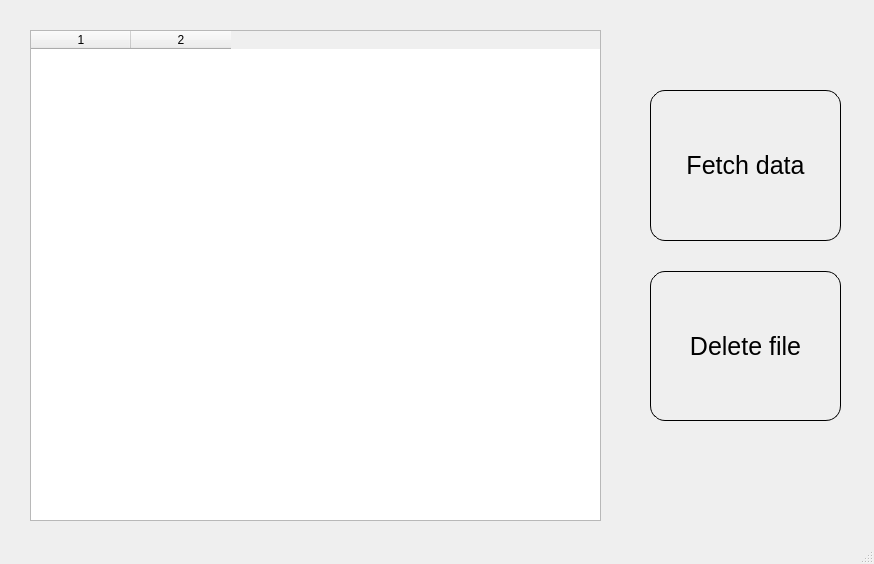
<?xml version="1.0" encoding="UTF-8"?>
<ui version="4.0">
 <class>File_Browser</class>
 <widget class="QMainWindow" name="File_Browser">
  <property name="geometry">
   <rect>
    <x>0</x>
    <y>0</y>
    <width>874</width>
    <height>564</height>
   </rect>
  </property>
  <property name="windowTitle">
   <string>File Browser</string>
  </property>
  <widget class="QWidget" name="centralwidget">
   <widget class="QTableWidget" name="tableWidget">
    <property name="geometry">
     <rect>
      <x>30</x>
      <y>30</y>
      <width>571</width>
      <height>491</height>
     </rect>
    </property>
    <property name="editTriggers">
     <set>QAbstractItemView::NoEditTriggers</set>
    </property>
    <property name="selectionBehavior">
     <enum>QAbstractItemView::SelectRows</enum>
    </property>
    <property name="columnCount">
     <number>2</number>
    </property>
    <column/>
    <column/>
   </widget>
   <widget class="QLabel" name="state">
    <property name="geometry">
     <rect>
      <x>730</x>
      <y>480</y>
      <width>131</width>
      <height>25</height>
     </rect>
    </property>
    <property name="text">
     <string/>
    </property>
   </widget>
   <widget class="QLabel" name="rest">
    <property name="geometry">
     <rect>
      <x>750</x>
      <y>30</y>
      <width>111</width>
      <height>25</height>
     </rect>
    </property>
    <property name="text">
     <string/>
    </property>
   </widget>
   <widget class="QLabel" name="all">
    <property name="geometry">
     <rect>
      <x>750</x>
      <y>60</y>
      <width>111</width>
      <height>25</height>
     </rect>
    </property>
    <property name="text">
     <string/>
    </property>
   </widget>
   <widget class="QWidget" name="layoutWidget">
    <property name="geometry">
     <rect>
      <x>650</x>
      <y>90</y>
      <width>191</width>
      <height>331</height>
     </rect>
    </property>
    <layout class="QVBoxLayout" name="verticalLayout">
     <property name="spacing">
      <number>30</number>
     </property>
     <item>
      <widget class="QPushButton" name="fetch_data">
       <property name="sizePolicy">
        <sizepolicy hsizetype="Minimum" vsizetype="Expanding">
         <horstretch>0</horstretch>
         <verstretch>0</verstretch>
        </sizepolicy>
       </property>
       <property name="styleSheet">
        <string notr="true">border: 1px solid black;
border-radius: 15px;
font-size: 25px;</string>
       </property>
       <property name="text">
        <string>Fetch data</string>
       </property>
      </widget>
     </item>
     <item>
      <widget class="QPushButton" name="delete_file">
       <property name="sizePolicy">
        <sizepolicy hsizetype="Minimum" vsizetype="Expanding">
         <horstretch>0</horstretch>
         <verstretch>0</verstretch>
        </sizepolicy>
       </property>
       <property name="styleSheet">
        <string notr="true">border: 1px solid black;
border-radius: 15px;
font-size: 25px;</string>
       </property>
       <property name="text">
        <string>Delete file</string>
       </property>
      </widget>
     </item>
    </layout>
   </widget>
  </widget>
  <widget class="QStatusBar" name="statusbar"/>
 </widget>
 <resources/>
 <connections/>
</ui>
